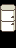

This is a level from a 2D game, rendered from its Tiled map with the project's own tilesets. A one-line summary and the map file follow, with tile-layer data summarised:
An orthogonal 1x3 tile map with 16x16 px tiles, 1 tile layer (Collisions), 3 tilesets and 1 object (bot).

<map version="1.10" tiledversion="1.10.2" orientation="orthogonal" renderorder="right-down" compressionlevel="6" width="1" height="3" tilewidth="16" tileheight="16" infinite="0" nextlayerid="3" nextobjectid="2">
 <tileset firstgid="1" source="../tileset/inside-mobilier.tsx" />
 <tileset firstgid="1025" source="../tileset/inside-terra.tsx" />
 <tileset firstgid="2049" source="../tileset/invisible.tsx" />
 <layer id="1" name="Collisions" width="1" height="3">
  <data>[3 cells, 2 non-empty, 2 distinct tile ids]</data>
 </layer>
 <objectgroup id="2" name="Object">
  <object id="1" type="bot" gid="2049" x="0" y="48" width="16" height="16">
   <properties>
    <property name="chance" type="float" value="0.5" />
   </properties>
  </object>
 </objectgroup>
</map>
